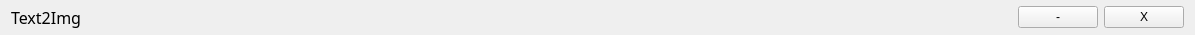
     <widget class="QWidget" name="widget" native="true">
      <property name="maximumSize">
       <size>
        <width>16777215</width>
        <height>35</height>
       </size>
      </property>
      <layout class="QHBoxLayout" name="horizontalLayout">
       <property name="topMargin">
        <number>5</number>
       </property>
       <property name="bottomMargin">
        <number>5</number>
       </property>
       <item>
        <widget class="QLabel" name="label">
         <property name="font">
          <font>
           <family>微软雅黑</family>
           <pointsize>12</pointsize>
          </font>
         </property>
         <property name="text">
          <string>Text2Img</string>
         </property>
        </widget>
       </item>
       <item>
        <spacer name="horizontalSpacer">
         <property name="orientation">
          <enum>Qt::Horizontal</enum>
         </property>
         <property name="sizeHint" stdset="0">
          <size>
           <width>930</width>
           <height>20</height>
          </size>
         </property>
        </spacer>
       </item>
       <item>
        <widget class="QPushButton" name="pushButton">
         <property name="text">
          <string>-</string>
         </property>
        </widget>
       </item>
       <item>
        <widget class="QPushButton" name="pushButton_3">
         <property name="text">
          <string>X</string>
         </property>
        </widget>
       </item>
      </layout>
     </widget>
